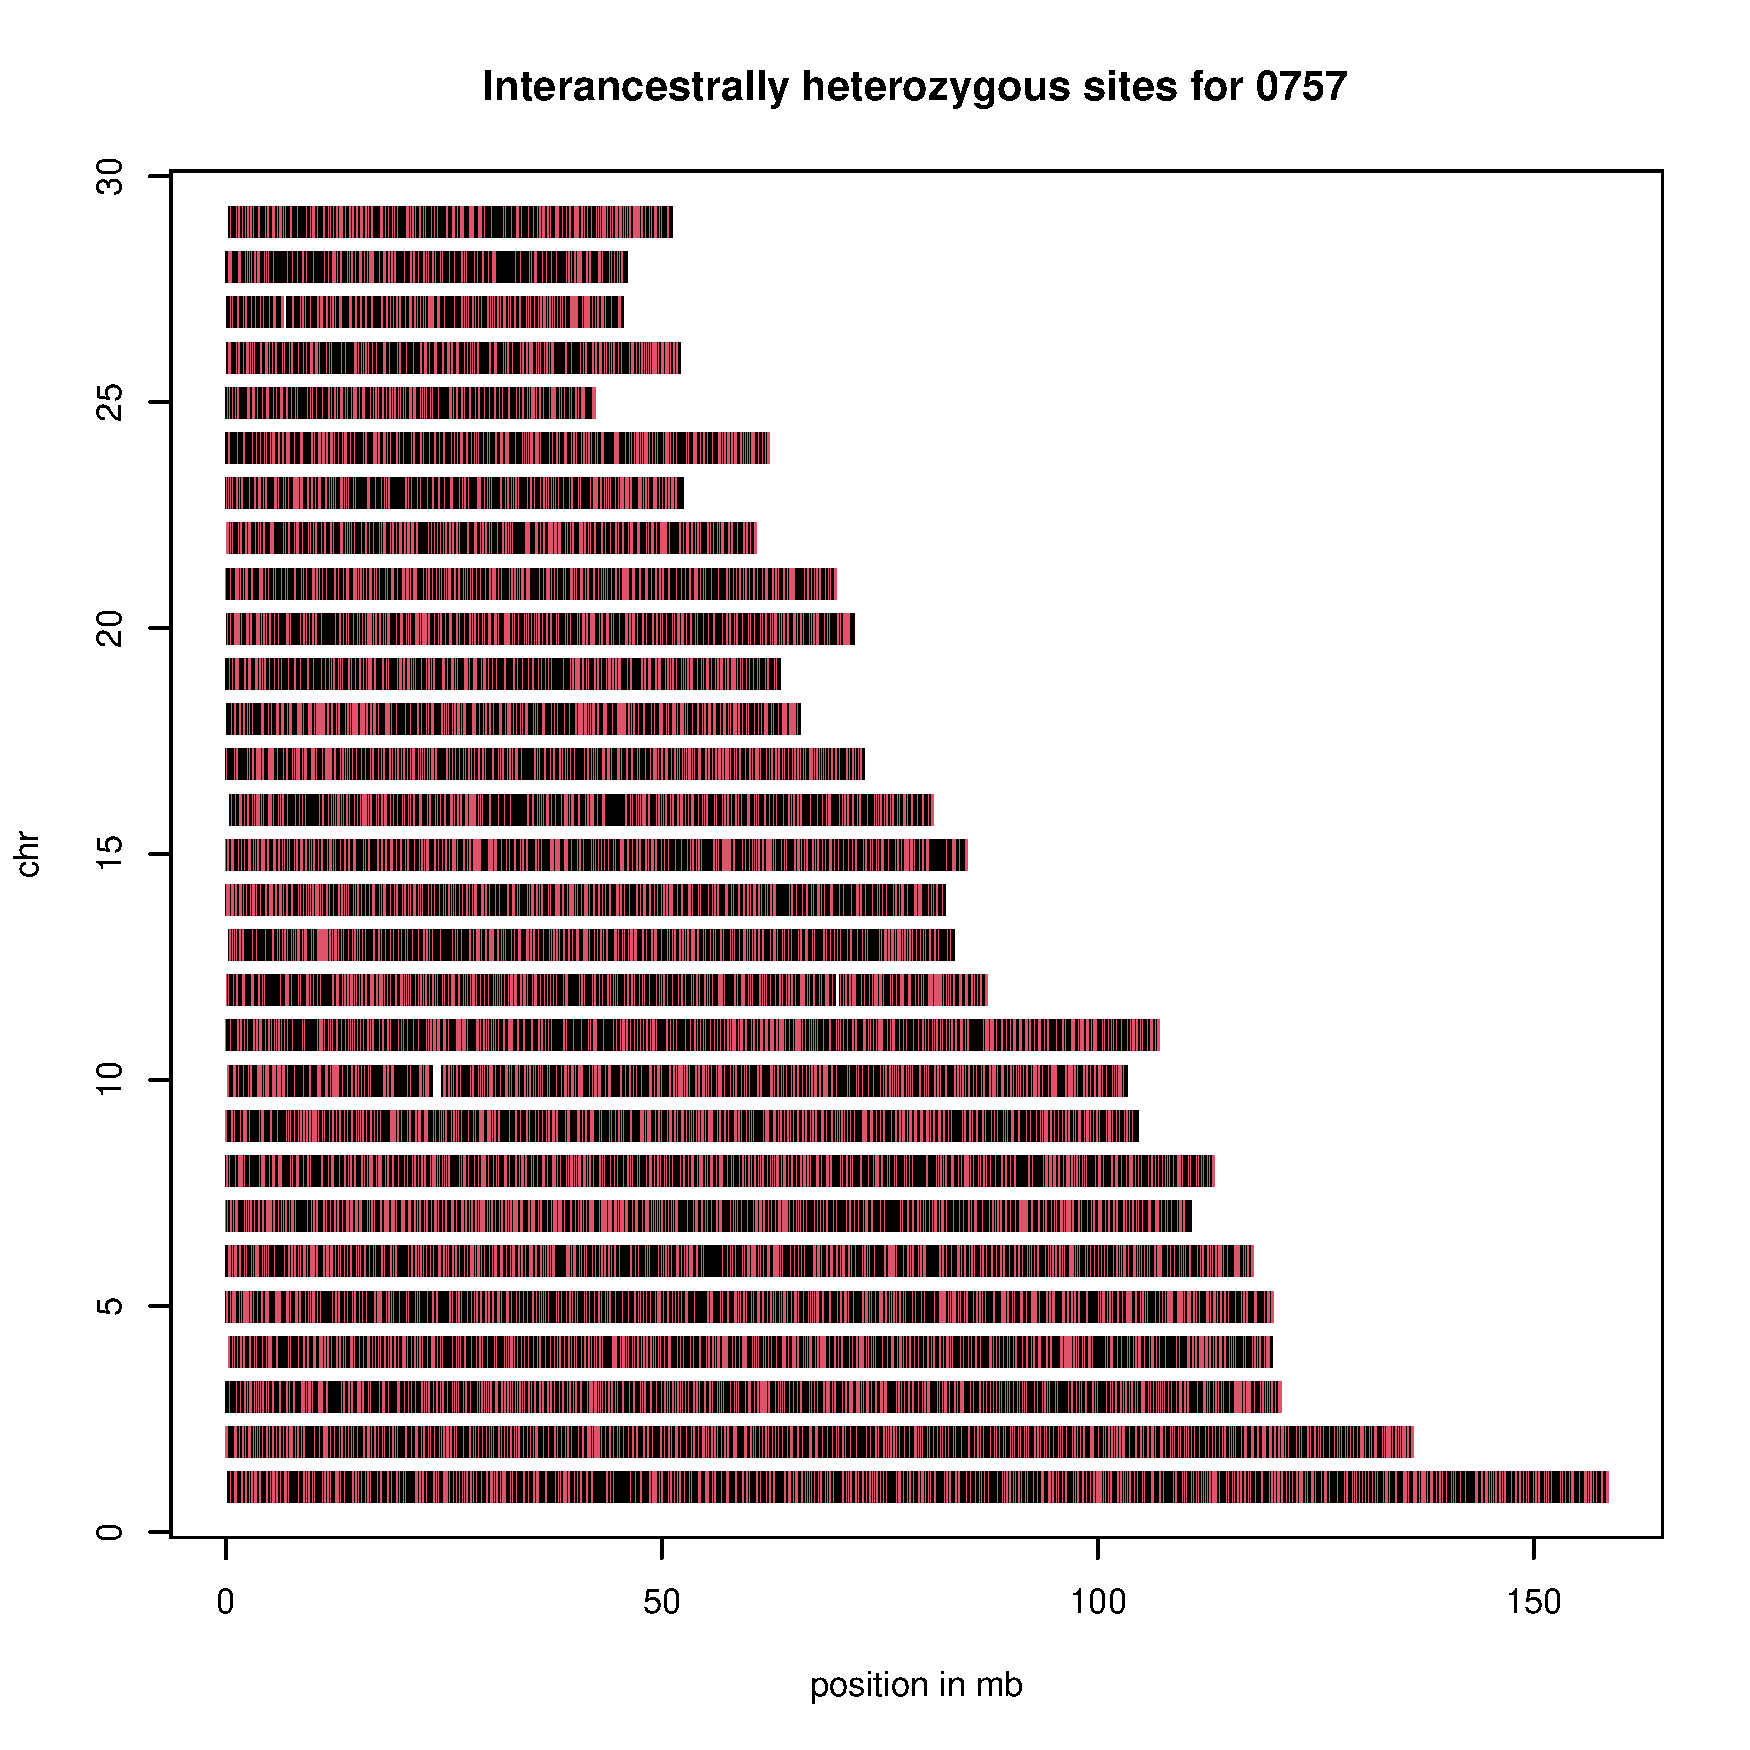

Write the R code that produced this figure.
library(genio)

# plink <- read_plink("BosTau9_tragmain2_sites_variable_noindels_renamed_ToryTstr_maf35")
plink <- read_plink("BosTau9_tragmain2_sites_variable_noindels_ToryTstr_newconvert_maf35")

popinfo <- substr(plink$fam$id, 1, 4)

### remove sites with more than 20% missing
keep <- rowMeans(is.na(plink$X)) < 0.2
mean(keep)

plink$X <- plink$X[keep, ]
plink$bim <- plink$bim[keep, ]


### remove sites not fixed in opposite directions between species
Tstr0 <- (rowMeans(plink$X[, popinfo == "Tstr"], na.rm = TRUE) / 2 ) < 0.05
Tstr1 <- (rowMeans(plink$X[, popinfo == "Tstr"], na.rm = TRUE) / 2 ) > 0.95

Tory0 <- (rowMeans(plink$X[, popinfo == "Tory"], na.rm = TRUE) / 2 ) < 0.05
Tory1 <- (rowMeans(plink$X[, popinfo == "Tory"], na.rm = TRUE) / 2 ) > 0.95

keep <- (Tstr0 & Tory1) | (Tstr1 & Tory0)

#flip sites so that eland(Tory) is ref or 0 (Prob not really neccessary, seems pretty polarized to this already)
plink$X[Tory1, ] <- 2 - plink$X[Tory1, ]

plink$X <- plink$X[keep, ]
plink$bim <- plink$bim[keep, ]

# no of sites left in hybrid that correspond to either species
table(plink$X[, plink$fam$id == "TstrBot_0757"])

bitmap("interanc_het.png", res=250)
plot(plink$bim$pos / 1e6, as.integer(as.factor(plink$bim$chr)), col = plink$X[, plink$fam$id == "TstrBot_0757"], pch = "|", xlab = "position in mb", ylab = "chr", main="Interancestrally heterozygous sites for 0757")
dev.off()

snippet <- plink$X[2e6:(2e6 + 1000), plink$fam$id == "TstrBot_0757"]
snippet
